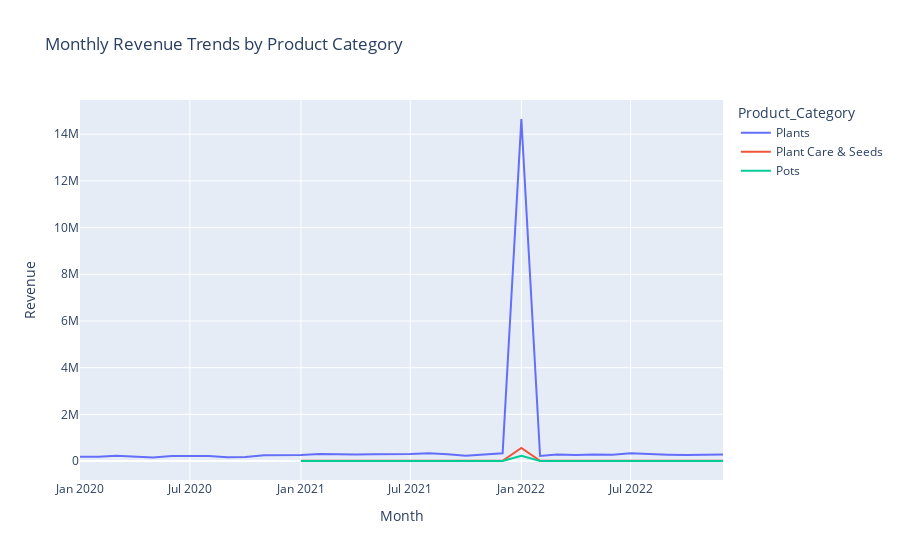

Notebook cell for this chart:
### Markdown cell above
### 4. Analyze Product Sales Trends Over Time
- Examine temporal sales patterns by product category and region using order date data.

### Code cell
# Aggregate revenue by month and category
data['Month'] = data['OrderDate'].dt.to_period('M').dt.to_timestamp()

trend_summary = data.groupby(['Month', 'Product_Category']).agg(
    Revenue=('Revenue', 'sum'),
    Quantity_Sold=('OrderQuantity', 'sum')
).reset_index()

# Plot
fig = px.line(
    trend_summary,
    x='Month',
    y='Revenue',
    color='Product_Category',
    title='Monthly Revenue Trends by Product Category'
)

fig.show()
